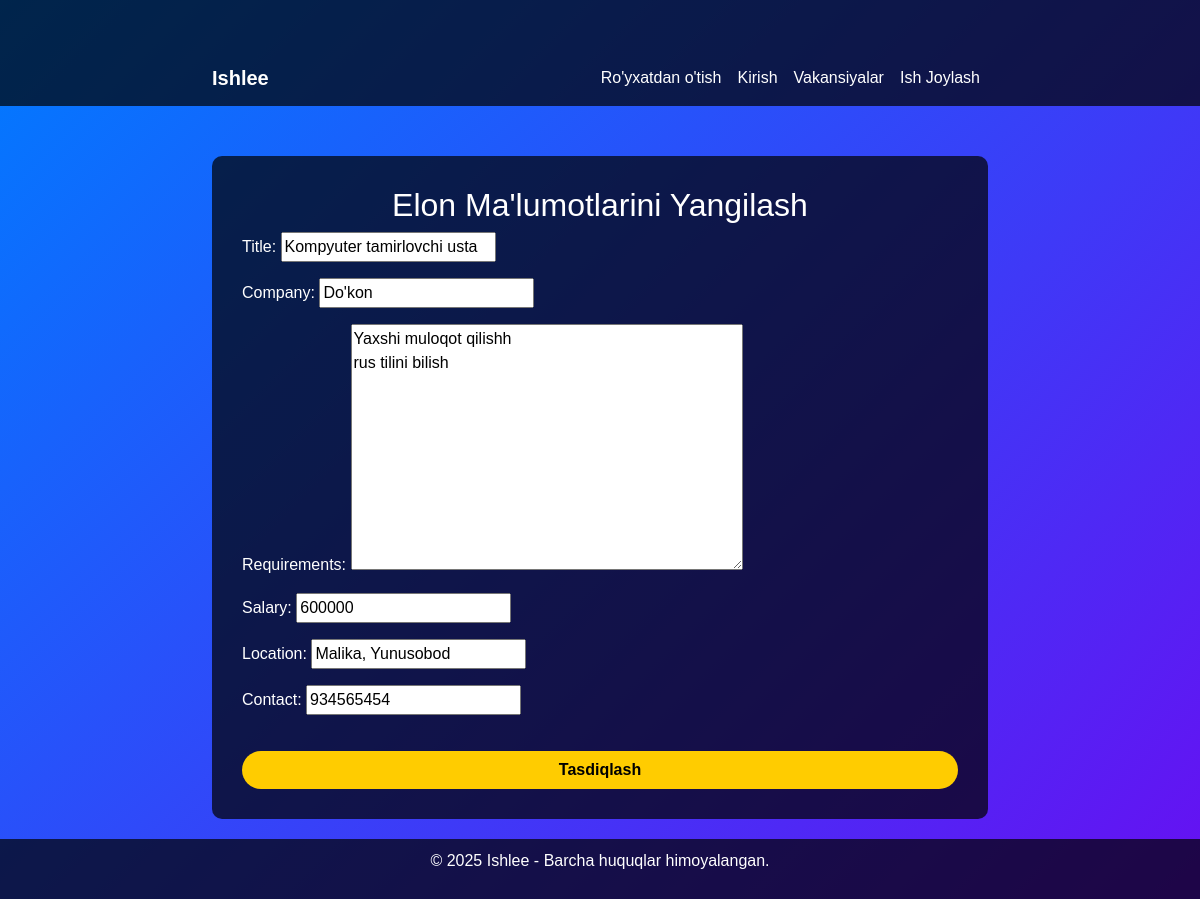
The app's page /vacancy/update/7/ with its own data.
### vacancy/models.py (models this page shows, shortened)
class Vacancy(models.Model):
    title = models.CharField(max_length=300)
    company = models.CharField(max_length=300)
    requirements = models.TextField()
    salary = models.IntegerField()
    location = models.CharField(max_length=200)
    created_at = models.DateTimeField(auto_now_add=True)
    contact = models.CharField(max_length=150, default='None')
    class Meta:
        ordering = ['-created_at']
        verbose_name_plural = 'Vacancies'

### vacancy/views.py (the view, shortened to what this page needs)
# urls.py: path('update/<int:pk>/', VacancyUpdateView.as_view(), name='vacancy_update'),
class VacancyUpdateView(View):
    def get(self, request, pk):
        vacancy = get_object_or_404(Vacancy, id=pk)
        form = VacancyUpdateForm(instance=vacancy)
        context = {
            'vacancy' : vacancy,
            'form' : form
        }
        return render(request, 'vacancy_update.html', context)

### vacancy/forms.py
class VacancyUpdateForm(forms.ModelForm):
    class Meta:
        model = Vacancy
        fields = ['title', 'company', 'requirements', 'salary', 'location', 'contact']

### vacancy/templates/vacancy_update.html (shortened to what this page needs)
<!DOCTYPE html>
<html lang="en">
<head>
    <link href="https://cdn.jsdelivr.net/npm/bootstrap@5.3.0/dist/css/bootstrap.min.css" rel="stylesheet">
</head>
<body>
    <nav class="navbar navbar-expand-lg navbar-dark">
        <div class="container">
            <a class="navbar-brand fw-bold" href="#">Ishlee</a>
            <div class="collapse navbar-collapse" id="navbarNav">
                <ul class="navbar-nav ms-auto">
                    {% if user.is_authenticated %}
                        <li class="nav-item"><a class="nav-link" href="{% url 'users:logout' %}">Chiqish</a></li>
                        <li class="nav-item"><a class="nav-link" href="{% url 'users:user_profile' user.id %}">Profil</a></li>
                    {% else %}
                        <li class="nav-item"><a class="nav-link" href="{% url 'users:register' %}">Ro'yxatdan o'tish</a></li>
                        <li class="nav-item"><a class="nav-link" href="{% url 'users:login' %}">Kirish</a></li>
                    {% endif %}
                    <li class="nav-item"><a class="nav-link" href="{% url 'vacancy:all_vacancies' %}">Vakansiyalar</a></li>
                    <li class="nav-item"><a class="nav-link" href="{% url 'vacancy:create_vacancy' %}">Ish Joylash</a></li>
                </ul>
            </div>
        </div>
    </nav>
    <div class="container">
        <div class="update-form">
            <h2 class="text-center">Elon Ma'lumotlarini Yangilash</h2>
            <form method="post" enctype="multipart/form-data">
                {{ form.as_p }}
                <button type="submit" class="btn btn-custom w-100">Tasdiqlash</button>
            </form>
        </div>
    </div>
    <footer class="text-center">
        <p>&copy; 2025 Ishlee - Barcha huquqlar himoyalangan.</p>
    </footer>
</body>
</html>

### vacancy/templates/vacancy_update.html (style rules this page uses)
body { background: linear-gradient(135deg, #007bff, #6610f2); color: white; font-family: Arial, sans-serif; }
.navbar { background: rgba(0, 0, 0, 0.7); }
.navbar a { color: white !important; }
.container { max-width: 800px; margin-top: 50px; }
.update-form { background: rgba(0, 0, 0, 0.7); padding: 30px; border-radius: 10px; }
.btn-custom { background-color: #ffcc00; color: black; font-weight: bold; border-radius: 25px; margin-top: 20px; }
footer { background: rgba(0, 0, 0, 0.7); padding: 10px; margin-top: 20px; }

### records on screen
Vacancy: title "Kompyuter tamirlovchi usta", company "Do'kon", requirements "Yaxshi muloqot qilishh rus tilini bilish", salary "600000", location "Malika, Yunusobod", contact "934565454"
